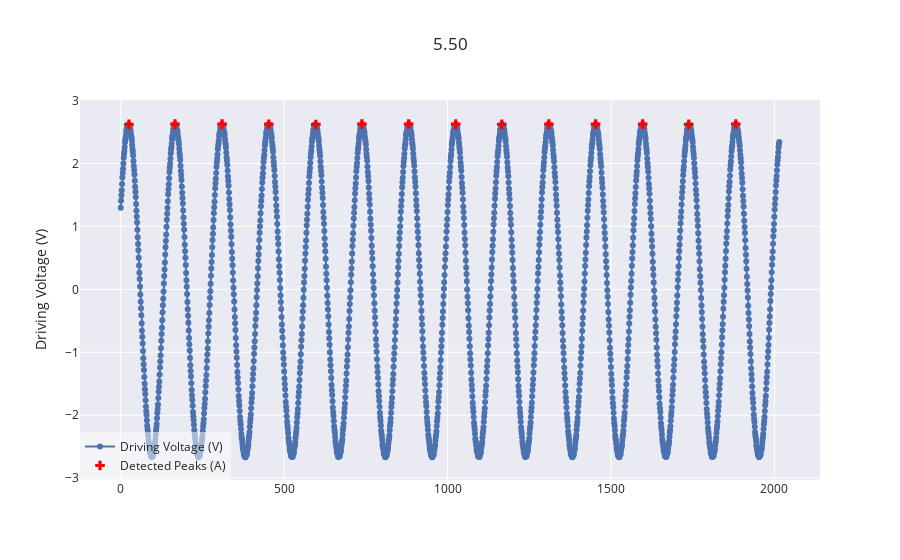

The code cell stored with this chart in its notebook:
### Code cell
fig = go.Figure()
fig.add_trace(go.Scatter(
    y=time_series_B,
    mode='lines+markers',
    name='Driving Voltage (V) '
))

fig.add_trace(go.Scatter(
    x=indices,
    y=[time_series_B[j] for j in indices],
    mode='markers',
    marker=dict(
        size=8,
        color='red',
        symbol='cross'
    ),
    name='Detected Peaks (A)'
))
fig.update_layout(yaxis_title="Driving Voltage (V)", xaxis_title="")
fig.update_layout(legend=dict(x=0, y=0))
fig.update_layout(legend=dict(bgcolor='rgba(255, 255, 255, 0.5)'))
fig.update_layout(title= volts )
fig.write_image("DvsO{}.png".format(volts))
fig.show()

### Figure 1 — Plotly figure (JSON) as saved in the notebook; plotly's stock layout.template omitted (floating-point values rounded to 4 significant figures; data arrays with more than 128 entries replaced by an {"elided": "..."} marker saying what was removed)
{"data": [{"mode": "lines+markers", "name": "Driving Voltage (V) ", "type": "scatter", "y": {"elided": "2016 float values"}}, {"marker": {"color": "red", "size": 8, "symbol": "cross"}, "mode": "markers", "name": "Detected Peaks (A)", "type": "scatter", "x": [25, 166, 310, 453, 597, 738, 881, 1025, 1166, 1310, 1453, 1597, 1738, 1882], "y": [2.622, 2.627, 2.626, 2.625, 2.621, 2.628, 2.628, 2.627, 2.622, 2.627, 2.627, 2.626, 2.622, 2.628]}], "layout": {"legend": {"bgcolor": "rgba(255, 255, 255, 0.5)", "x": 0, "y": 0}, "title": {"text": "5.50"}, "xaxis": {"title": {"text": ""}}, "yaxis": {"title": {"text": "Driving Voltage (V)"}}}}
